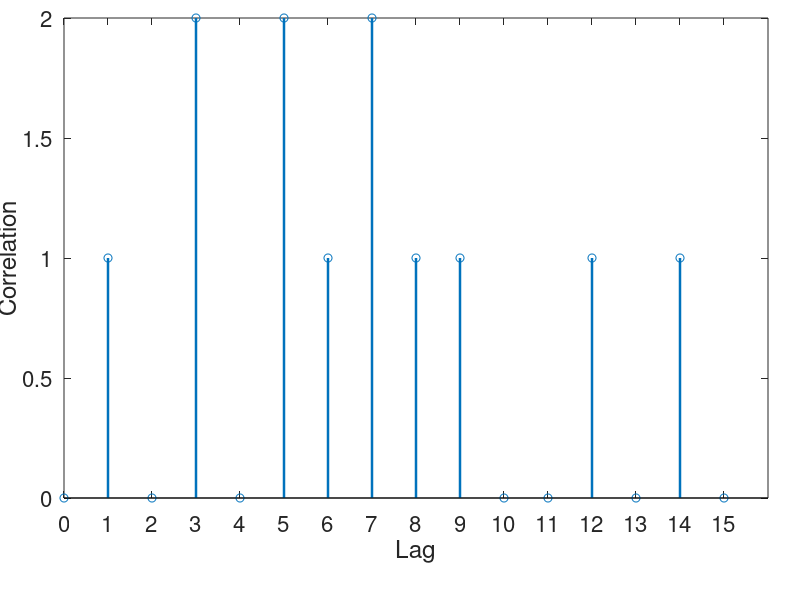
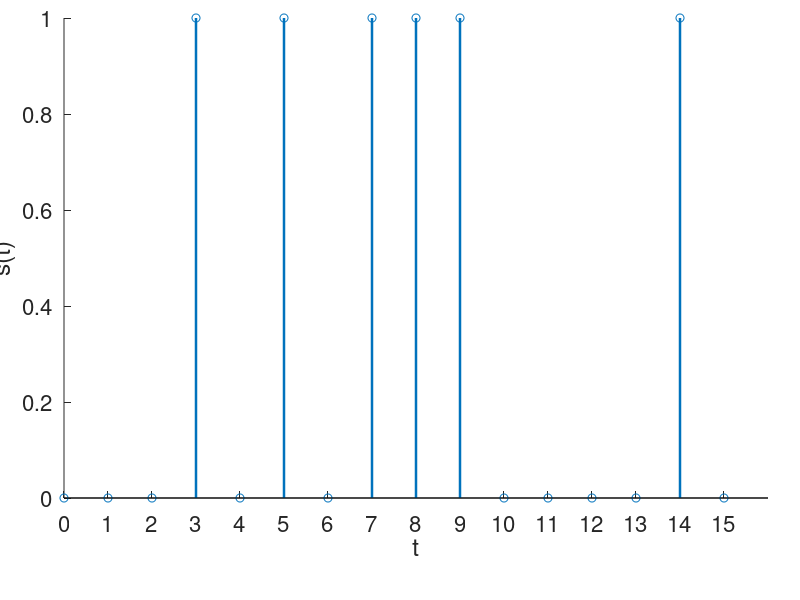
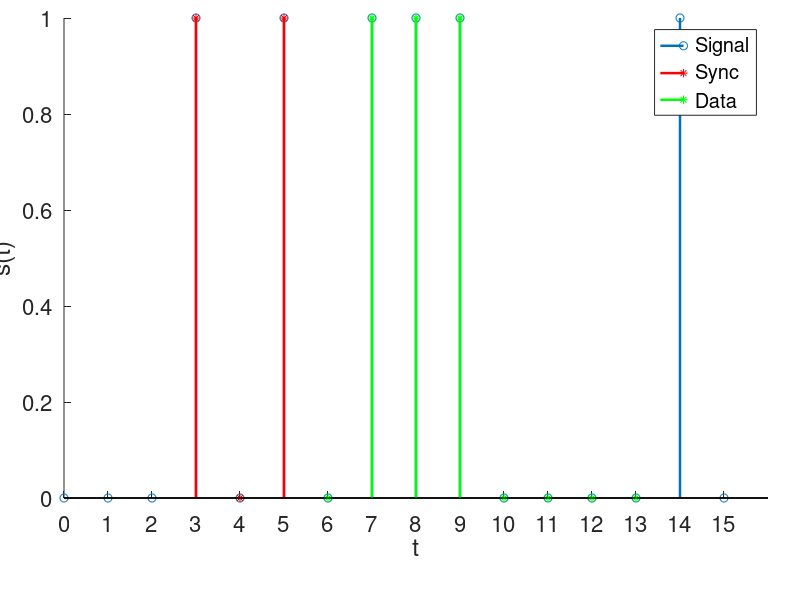
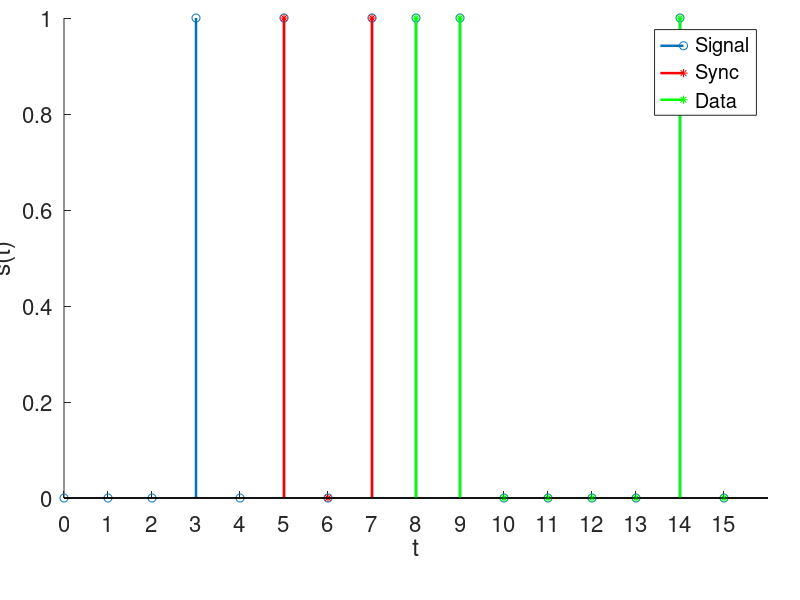

Recreate these plots in MATLAB, in order.
close all
clear all

figure_properties = {'units', 'centimeters', 'position', [12, 10, 30, 10], ...
    'DefaultAxesPosition', [0.08, 0.17, 0.88, 0.8]};
lw = 1.8;
fs = 16;

signal = [0 0 0 1 0 1 0 1 1 1 0 0 0 0 1 0];
sync = [1 0 1];

signal_len = length(signal);
sync_len = 3;
data_len = 8;

pos = 0:(signal_len-1);

[corr, lag] = xcorr(signal, sync);
corr = corr(signal_len:end);
lag = lag(signal_len:end);

max_corr_ind = (corr == max(corr));

figure(figure_properties{:})
stem(lag, corr, 'LineWidth', lw)
xticks(lag)
xlabel('Lag')
ylabel('Correlation')
set(gca, 'FontSize', fs)

figure(figure_properties{:})
hold on
stem(pos, signal, 'LineWidth', lw)
xticks(pos)
xlabel('t')
ylabel('s(t)')
set(gca, 'FontSize', fs)


for i = 1:length(max_corr_ind)
    if (max_corr_ind(i))
        sync_range = (lag(i):(lag(i)+sync_len-1)) + 1;
        data_range = sync_range(end)+1:sync_range(end)+8;
        if (data_range(end) > signal_len)
            data_range = data_range(1):signal_len;
        end
        figure(figure_properties{:})
        hold on
        stem(pos, signal, 'LineWidth', lw)
        stem(pos(sync_range), sync, 'r*', 'LineWidth', lw)
        stem(pos(data_range), signal(data_range), 'g*', 'LineWidth', lw)
        legend('Signal', 'Sync', 'Data')
        xticks(pos)
        xlabel('t')
        ylabel('s(t)')
        set(gca, 'FontSize', fs)
    end
end

data_start = min(lag(max_corr_ind));
data_range = (data_start+1:data_start+data_len) + sync_len;
data = signal(data_range)


